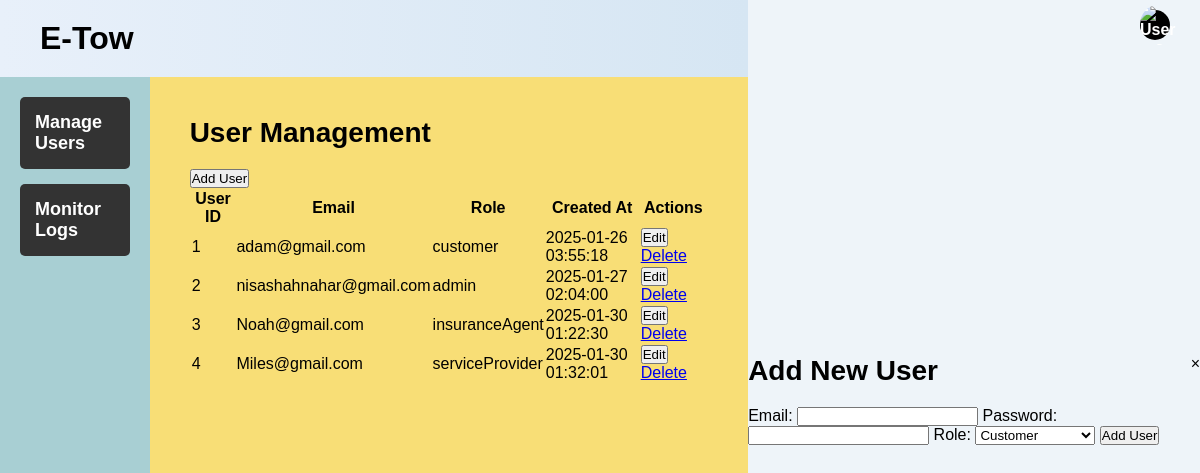
The app's page /admin.php with its own data.
### tables this page shows
CREATE TABLE `users` (
  `id` int(11) NOT NULL,
  `email` varchar(255) NOT NULL,
  `password` varchar(255) NOT NULL,
  `role` enum('customer','admin','insuranceAgent','serviceProvider') NOT NULL,
  `created_at` timestamp NOT NULL DEFAULT current_timestamp(),
  `reset_token` varchar(255) DEFAULT NULL,
  `token_expiration` datetime DEFAULT NULL
);

### admin.php (the view, shortened to what this page needs)
<?php
include 'db.php';
$query = "SELECT id, email, role, created_at FROM users";
$result = $conn->query($query);
?>
<!DOCTYPE html>
<html lang="en">
<head>
    <link rel="stylesheet" href="css/styles1.css">
</head>
<body>
    <div class="container">
        <header>
            <h1><span class="e-tow">E-Tow</span></h1>
            <div class="user-icon">
                <img src="pics/profile.png" alt="User Icon" class="user-image">
            </div>
        </header>
        <div class="content">
            <aside>
                <button class="menu-btn" onclick="location.href='admin.php'">Manage Users</button>
                <button class="menu-btn" onclick="location.href='monitorLogs.php'">Monitor Logs</button>
            </aside>
            <main>
                <h2>User Management</h2>
                <button onclick="document.getElementById('addUserForm').style.display='block'">Add User</button>
                <table>
                    <thead>
                        <tr>
                            <th>User ID</th>
                            <th>Email</th>
                            <th>Role</th>
                            <th>Created At</th>
                            <th>Actions</th>
                        </tr>
                    </thead>
                    <tbody>
                        <?php if ($result->num_rows > 0): ?>
                            <?php while ($row = $result->fetch_assoc()): ?>
                                <tr>
                                    <td><?php echo htmlspecialchars($row['id']); ?></td>
                                    <td><?php echo htmlspecialchars($row['email']); ?></td>
                                    <td><?php echo htmlspecialchars($row['role']); ?></td>
                                    <td><?php echo htmlspecialchars($row['created_at']); ?></td>
                                    <td>
                                        <button onclick="document.getElementById('editForm<?php echo $row['id']; ?>').style.display='block'">Edit</button>
                                        <a href="?delete_id=<?php echo $row['id']; ?>" onclick="return confirm('Are you sure you want to delete this user?');">Delete</a>
                                    </td>
                                </tr>
                            <?php endwhile; ?>
                        <?php else: ?>
                            <tr>
                                <td colspan="5">No users found.</td>
                            </tr>
                        <?php endif; ?>
                    </tbody>
                </table>
            </main>
        </div>
    </div>
    <div id="addUserForm" class="popup">
        <div class="popup-content">
            <span onclick="document.getElementById('addUserForm').style.display='none'" style="cursor:pointer; float:right;">&times;</span>
            <h2>Add New User</h2>
            <form method="POST" action="">
                <label for="email">Email:</label>
                <input type="email" id="email" name="email" required>
                <label for="password">Password:</label>
                <input type="password" id="password" name="password" required>
                <label for="role">Role:</label>
                <select name="role" required>
                    <option value="customer">Customer</option>
                </select>
                <button type="submit" name="addUser">Add User</button>
            </form>
        </div>
    </div>
</body>
</html>

### css/styles1.css (style rules this page uses)
* { margin: 0; padding: 0; box-sizing: border-box; font-family: Arial, sans-serif; }
body { display: flex; justify-content: center; align-items: center; height: 100vh; background-color: #eef4f9; }
.container { width: 100%; height: 100%; display: flex; flex-direction: column; }
header { display: flex; justify-content: space-between; align-items: center; background: linear-gradient(to right, #e8f0fa, #d6e6f3); padding: 20px 40px; }
.e-tow { font-weight: bold; font-size: 32px; color: black; }
.user-icon { width: 30px; height: 30px; background: black; border-radius: 50%; text-align: center; color: white; font-weight: bold; margin-right: 10px; }
.content { display: flex; height: 100%; }
aside { width: 20%; background-color: #a8cfd3; padding: 20px; display: flex; flex-direction: column; gap: 15px; align-items: center; }
.menu-btn { width: 100%; padding: 15px; font-size: 18px; font-weight: bold; border: none; background-color: #333; color: white; cursor: pointer; border-radius: 5px; text-align: left; }
main { width: 80%; padding: 40px; background-color: #f8de76; }
h2 { font-size: 28px; font-weight: bold; margin-bottom: 20px; }
.user-icon { position: absolute; right: 20px; top: 10px; display: flex; align-items: center; }
.user-image { width: 40px; height: 40px; border-radius: 50%; margin-right: 10px; }

### records on screen
users: id "1", email "adam@gmail.com", role "customer", created_at "2025-01-26 03:55:18"
users: id "2", email "nisashahnahar@gmail.com", role "admin", created_at "2025-01-27 02:04:00"
users: id "3", email "Noah@gmail.com", role "insuranceAgent", created_at "2025-01-30 01:22:30"
users: id "4", email "Miles@gmail.com", role "serviceProvider", created_at "2025-01-30 01:32:01"
